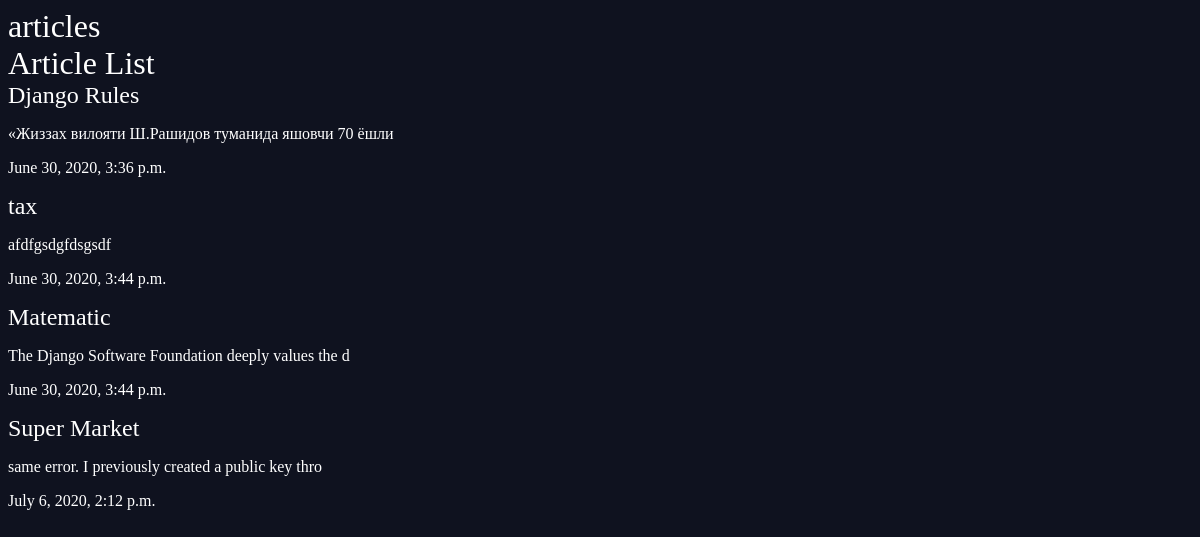
The app's page /articles/ with its own data.
### articles/models.py (models this page shows, shortened)
class Aricle(models.Model):
    title=models.CharField(max_length=100)
    slug=models.SlugField()
    body=models.TextField(max_length=500)
    date=models.DateTimeField(auto_now_add=True)
    thumb=models.ImageField(default='default.png',blank=True)
    def snippet(self):
     return self.body[:50]

### articles/views.py (the view)
# urls.py: path('',views.article_list,name='list'),
def article_list(request):
    context={
    'articles':Aricle.objects.all()
    }
    return render(request,'articles/article_list.html',context)

### articles/templates/articles/article_list.html
{% extends 'base_layout.html'%}
{%block content%}
<h1>Article List</h1>
<div class="articles">
    {% for article in articles %}
    <div class="article">
        <h2><a href="{% url 'articles:article' article.slug %}">{{article.title}}</a></h2>
        <p>{{article.snippet}}</p>
        <p>{{article.date}}</p>
    </div>
    {% endfor %}
</div>
{%endblock%}

### assets/style.css (style rules this page uses)
body { background-color:#0f121f; }
body * { font-family:Ubuntu; }
h1,h2,h3,h4,h5 { font-weight:normal; margin:0; }
h1,p,a,a:hover,a:visited { color:#fff; text-decoration:none; }

### records on screen
Aricle: title "Django Rules", snippet "«Жиззах вилояти Ш.Рашидов туманида яшовчи 70 ёшли", date "June 30, 2020, 3:36 p.m."
Aricle: title "tax", snippet "afdfgsdgfdsgsdf", date "June 30, 2020, 3:44 p.m."
Aricle: title "Matematic", snippet "The Django Software Foundation deeply values the d", date "June 30, 2020, 3:44 p.m."
Aricle: title "Super Market", snippet "same error. I previously created a public key thro", date "July 6, 2020, 2:12 p.m."
